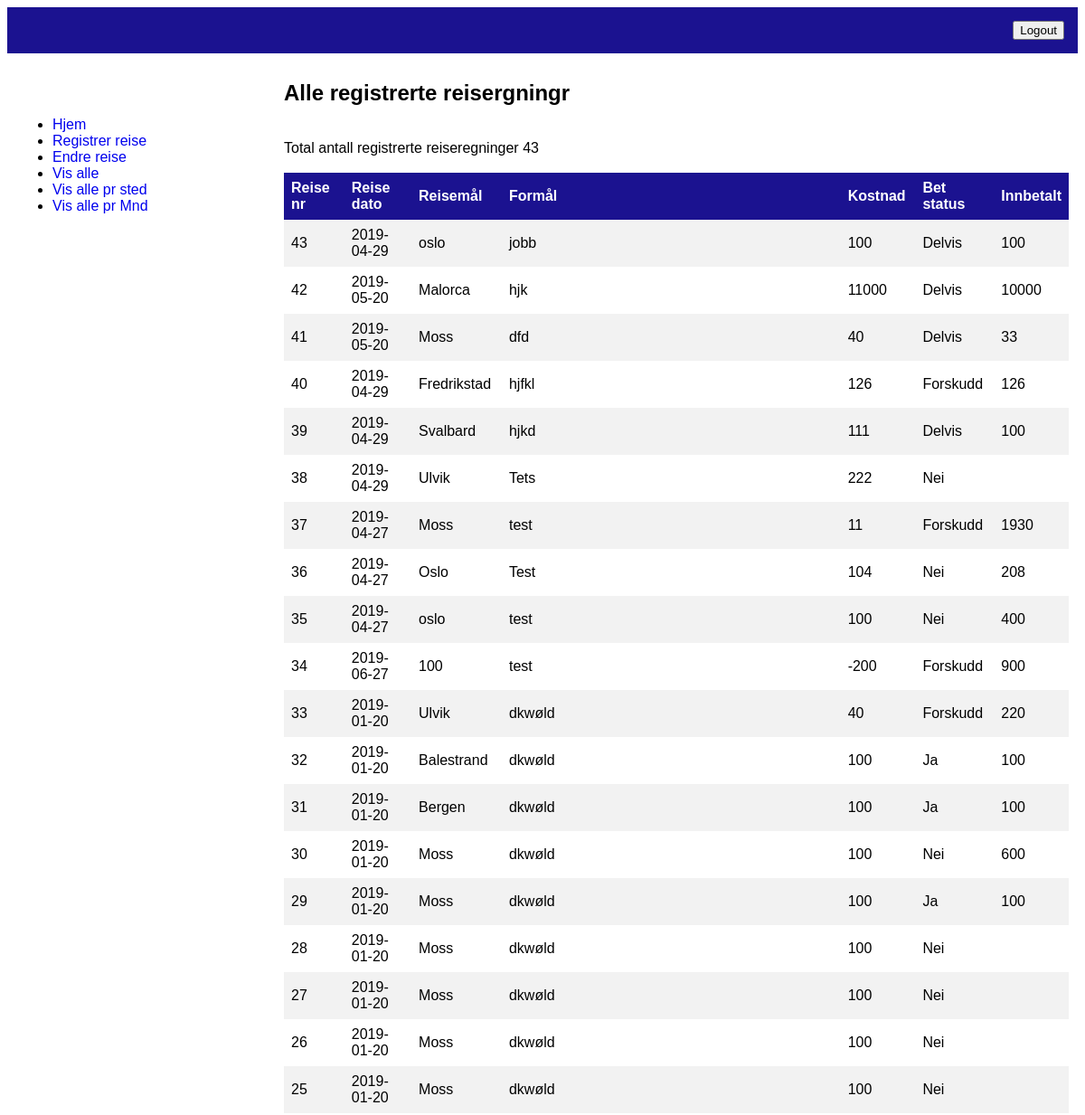
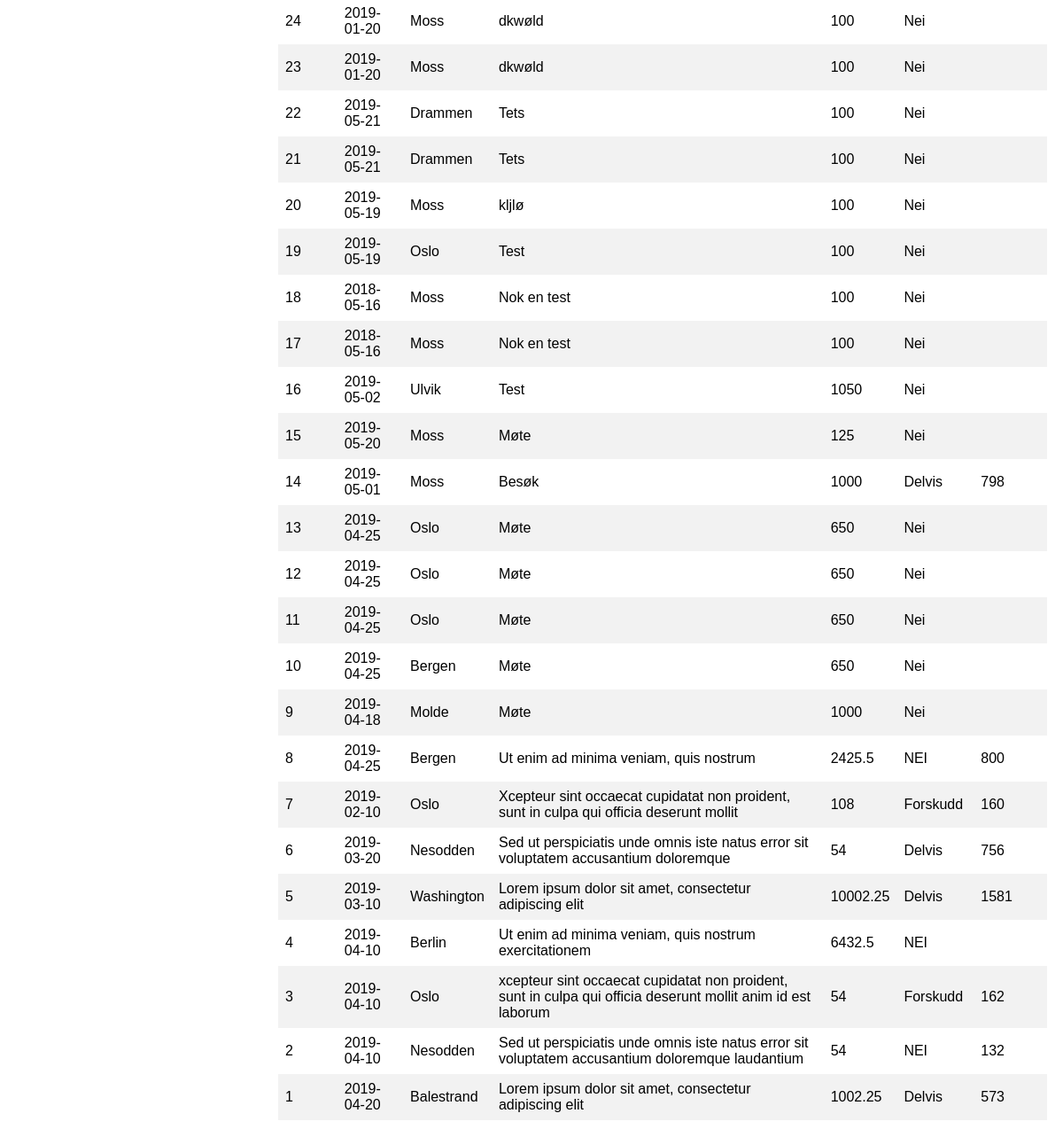
/travel_all.php (signed in), run on the app's committed database (2 pictures, top to bottom).
### tables this page shows
CREATE TABLE IF NOT EXISTS `travel` (
  `r_nr` int(11) NOT NULL AUTO_INCREMENT,
  `r_dato` date NOT NULL,
  `r_formal` text NOT NULL,
  `r_mal` varchar(255) DEFAULT NULL,
  `r_kost` float(10,2) DEFAULT NULL,
  `r_stat` varchar(8) DEFAULT NULL,
  PRIMARY KEY (`r_nr`)
);

### travel_all.php (the view, shortened to what this page needs)
<?php
include_once 'topp.php';
if (isset($_SESSION['u_id'])) {
echo'    <div class="main">
      <h2>Alle registrerte reisergningr</h2>
<table>
<tr>
  <th>Reise nr</th>
  <th>Reise dato</th>
  <th>Reisemål</th>
  <th>Formål</th>
  <th>Kostnad</th>
  <th>Bet status</th>
  <th>Innbetalt</th>
</tr>';
require 'logon.inc.php';
$sql = $tilkobling->prepare("SELECT COUNT(r_nr) FROM travel");
$sql->execute();
$sql->store_result();
$sql->bind_result($antall);
$sql1 = $tilkobling->prepare(" SELECT t.r_nr, t.r_dato, t.r_mal, t.r_formal, t.r_kost, t.r_stat, sum(p.p_pay)
          FROM travel t LEFT OUTER JOIN payment p
          ON t.r_nr = p.r_nr
          GROUP BY t.r_nr
          ORDER By t.r_nr DESC");
$sql1->execute();
$sql1->store_result();
$sql1->bind_result($tr_nr, $tr_dato, $tr_mal, $tr_formal, $tr_kost, $tr_stat, $innbet);
while ( $sql1->fetch()) {
if ($antall >= $tr_nr) {
  echo "<tr><td>" . $tr_nr . "</td><td>" . $tr_dato . "</td><td>"
      . $tr_mal . "</td><td>" . $tr_formal . "</td><td>". $tr_kost . "</td><td>". $tr_stat . "</td><td>" . $innbet ."</td></tr>";
}
}
echo "</table>";
}
?>
</body>
</html>
<?php
include_once 'bunn.php';
?>

### topp.php (shortened to what this page needs)
<!DOCTYPE html PUBLIC "-//W3C//DTD XHTML 1.0 Transitional//EN"
"http://www.w3.org/TR/xhtml1/DTD/xhtml1-transitional.dtd">
<html xmlns="http://www.w3.org/1999/xhtml">
<head>
  <link rel="stylesheet" type="text/css" href="style.css" />
</head>
<body>
  <header>
        <div class="nav">
          <ul>
            <li><a href="index.php">Hjem</a></li>
            <li><a href="travel.php">Registrer reise</a></li>
            <li><a href="travel_change.php">Endre reise</a></li>
            <li><a href="travel_all.php">Vis alle</a></li>
            <li><a href="travel_utr.php">Vis alle pr sted</a></li>
            <li><a href="travel_utr2.php">Vis alle pr Mnd</a></li>
          </ul>
          </div>
        <div class="header">
          <?php
            if (isset($_SESSION['u_id'])) {
              echo'<form action="logout.inc.php" method="POST">
                  <button type="submit" name="submit">Logout</button>
                  </form>';
            }
           ?>
        </div>
  </header>

### bunn.php
</body>
</html>

### style.css (style rules this page uses)
* { box-sizing: border-box; }
body { font-family: Arial, Helvetica, sans-serif; }
a { text-decoration: none; }
table { border-collapse: collapse; width: 100%; }
th, td { text-align: left; padding: 8px; }
tr:nth-child(even) { background-color: #f2f2f2 }
th { background-color: #1B1290; color: white; }
.header { float: none; background-color: #1B1290; text-align: right; color: #FFF; padding: 15px; font-size: 20px; }
.nav { float: left; background-color: #fff; width: 25%; padding: 10px; height: 1000px; margin-top: 95px; }
.main { float: left; background-color: #fff; width: 75%; padding: 10px; }

### data on the page
travel: r_nr "43", r_dato "2019-04-29", r_mal "oslo", r_formal "jobb", r_kost "100", r_stat "Delvis", innbet "100"
travel: r_nr "42", r_dato "2019-05-20", r_mal "Malorca", r_formal "hjk", r_kost "11000", r_stat "Delvis", innbet "10000"
travel: r_nr "41", r_dato "2019-05-20", r_mal "Moss", r_formal "dfd", r_kost "40", r_stat "Delvis", innbet "33"
travel: r_nr "40", r_dato "2019-04-29", r_mal "Fredrikstad", r_formal "hjfkl", r_kost "126", r_stat "Forskudd", innbet "126"
travel: r_nr "39", r_dato "2019-04-29", r_mal "Svalbard", r_formal "hjkd", r_kost "111", r_stat "Delvis", innbet "100"
travel: r_nr "38", r_dato "2019-04-29", r_mal "Ulvik", r_formal "Tets", r_kost "222", r_stat "Nei"
travel: r_nr "37", r_dato "2019-04-27", r_mal "Moss", r_formal "test", r_kost "11", r_stat "Forskudd", innbet "1930"
travel: r_nr "36", r_dato "2019-04-27", r_mal "Oslo", r_formal "Test", r_kost "104", r_stat "Nei", innbet "208"
travel: r_nr "35", r_dato "2019-04-27", r_mal "oslo", r_formal "test", r_kost "100", r_stat "Nei", innbet "400"
travel: r_nr "34", r_dato "2019-06-27", r_mal "100", r_formal "test", r_kost "-200", r_stat "Forskudd", innbet "900"
travel: r_nr "33", r_dato "2019-01-20", r_mal "Ulvik", r_formal "dkwøld", r_kost "40", r_stat "Forskudd", innbet "220"
travel: r_nr "32", r_dato "2019-01-20", r_mal "Balestrand", r_formal "dkwøld", r_kost "100", r_stat "Ja", innbet "100"
travel: r_nr "31", r_dato "2019-01-20", r_mal "Bergen", r_formal "dkwøld", r_kost "100", r_stat "Ja", innbet "100"
travel: r_nr "30", r_dato "2019-01-20", r_mal "Moss", r_formal "dkwøld", r_kost "100", r_stat "Nei", innbet "600"
travel: r_nr "29", r_dato "2019-01-20", r_mal "Moss", r_formal "dkwøld", r_kost "100", r_stat "Ja", innbet "100"
travel: r_nr "28", r_dato "2019-01-20", r_mal "Moss", r_formal "dkwøld", r_kost "100", r_stat "Nei"
travel: r_nr "27", r_dato "2019-01-20", r_mal "Moss", r_formal "dkwøld", r_kost "100", r_stat "Nei"
travel: r_nr "26", r_dato "2019-01-20", r_mal "Moss", r_formal "dkwøld", r_kost "100", r_stat "Nei"
travel: r_nr "25", r_dato "2019-01-20", r_mal "Moss", r_formal "dkwøld", r_kost "100", r_stat "Nei"
travel: r_nr "24", r_dato "2019-01-20", r_mal "Moss", r_formal "dkwøld", r_kost "100", r_stat "Nei"
travel: r_nr "23", r_dato "2019-01-20", r_mal "Moss", r_formal "dkwøld", r_kost "100", r_stat "Nei"
travel: r_nr "22", r_dato "2019-05-21", r_mal "Drammen", r_formal "Tets", r_kost "100", r_stat "Nei"
travel: r_nr "21", r_dato "2019-05-21", r_mal "Drammen", r_formal "Tets", r_kost "100", r_stat "Nei"
travel: r_nr "20", r_dato "2019-05-19", r_mal "Moss", r_formal "kljlø", r_kost "100", r_stat "Nei"
travel: r_nr "19", r_dato "2019-05-19", r_mal "Oslo", r_formal "Test", r_kost "100", r_stat "Nei"
travel: r_nr "18", r_dato "2018-05-16", r_mal "Moss", r_formal "Nok en test", r_kost "100", r_stat "Nei"
travel: r_nr "17", r_dato "2018-05-16", r_mal "Moss", r_formal "Nok en test", r_kost "100", r_stat "Nei"
travel: r_nr "16", r_dato "2019-05-02", r_mal "Ulvik", r_formal "Test", r_kost "1050", r_stat "Nei"
travel: r_nr "15", r_dato "2019-05-20", r_mal "Moss", r_formal "Møte", r_kost "125", r_stat "Nei"
travel: r_nr "14", r_dato "2019-05-01", r_mal "Moss", r_formal "Besøk", r_kost "1000", r_stat "Delvis", innbet "798"
travel: r_nr "13", r_dato "2019-04-25", r_mal "Oslo", r_formal "Møte", r_kost "650", r_stat "Nei"
travel: r_nr "12", r_dato "2019-04-25", r_mal "Oslo", r_formal "Møte", r_kost "650", r_stat "Nei"
travel: r_nr "11", r_dato "2019-04-25", r_mal "Oslo", r_formal "Møte", r_kost "650", r_stat "Nei"
travel: r_nr "10", r_dato "2019-04-25", r_mal "Bergen", r_formal "Møte", r_kost "650", r_stat "Nei"
travel: r_nr "9", r_dato "2019-04-18", r_mal "Molde", r_formal "Møte", r_kost "1000", r_stat "Nei"
travel: r_nr "8", r_dato "2019-04-25", r_mal "Bergen", r_formal "Ut enim ad minima veniam, quis nostrum", r_kost "2425.5", r_stat "NEI", innbet "800"
travel: r_nr "7", r_dato "2019-02-10", r_mal "Oslo", r_formal "Xcepteur sint occaecat cupidatat non proident, sunt in culpa qui officia deserunt mollit", r_kost "108", r_stat "Forskudd", innbet "160"
travel: r_nr "6", r_dato "2019-03-20", r_mal "Nesodden", r_formal "Sed ut perspiciatis unde omnis iste natus error sit voluptatem accusantium doloremque", r_kost "54", r_stat "Delvis", innbet "756"
travel: r_nr "5", r_dato "2019-03-10", r_mal "Washington", r_formal "Lorem ipsum dolor sit amet, consectetur adipiscing elit", r_kost "10002.25", r_stat "Delvis", innbet "1581"
travel: r_nr "4", r_dato "2019-04-10", r_mal "Berlin", r_formal "Ut enim ad minima veniam, quis nostrum exercitationem", r_kost "6432.5", r_stat "NEI"
travel: r_nr "3", r_dato "2019-04-10", r_mal "Oslo", r_formal "xcepteur sint occaecat cupidatat non proident, sunt in culpa qui officia deserunt mollit anim id est laborum", r_kost "54", r_stat "Forskudd", innbet "162"
travel: r_nr "2", r_dato "2019-04-10", r_mal "Nesodden", r_formal "Sed ut perspiciatis unde omnis iste natus error sit voluptatem accusantium doloremque laudantium", r_kost "54", r_stat "NEI", innbet "132"
travel: r_nr "1", r_dato "2019-04-20", r_mal "Balestrand", r_formal "Lorem ipsum dolor sit amet, consectetur adipiscing elit", r_kost "1002.25", r_stat "Delvis", innbet "573"
